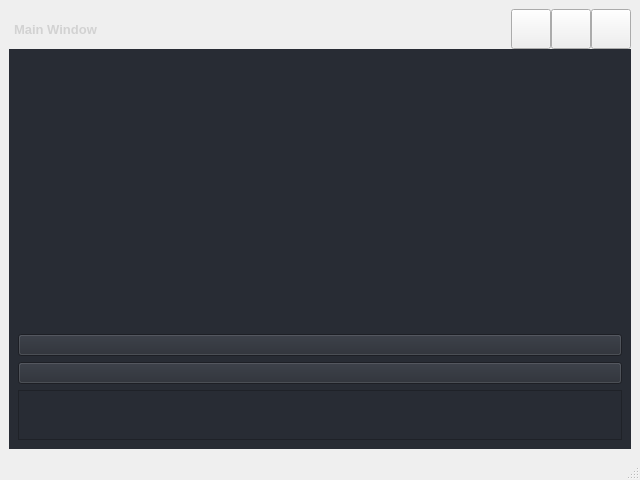
<?xml version="1.0" encoding="UTF-8"?>
<ui version="4.0">
 <class>MainWindow</class>
 <widget class="QMainWindow" name="MainWindow">
  <property name="geometry">
   <rect>
    <x>0</x>
    <y>0</y>
    <width>640</width>
    <height>480</height>
   </rect>
  </property>
  <property name="minimumSize">
   <size>
    <width>500</width>
    <height>400</height>
   </size>
  </property>
  <property name="windowTitle">
   <string>MainWindow</string>
  </property>
  <widget class="QWidget" name="centralwidget">
   <property name="styleSheet">
    <string notr="true">color: rgb(210, 210, 210);</string>
   </property>
   <layout class="QHBoxLayout" name="horizontalLayout">
    <item>
     <widget class="QFrame" name="frame_main">
      <property name="styleSheet">
       <string notr="true"/>
      </property>
      <property name="frameShape">
       <enum>QFrame::Shape::NoFrame</enum>
      </property>
      <property name="frameShadow">
       <enum>QFrame::Shadow::Raised</enum>
      </property>
      <layout class="QVBoxLayout" name="verticalLayout">
       <property name="spacing">
        <number>0</number>
       </property>
       <property name="leftMargin">
        <number>0</number>
       </property>
       <property name="topMargin">
        <number>0</number>
       </property>
       <property name="rightMargin">
        <number>0</number>
       </property>
       <property name="bottomMargin">
        <number>0</number>
       </property>
       <item>
        <widget class="QFrame" name="frame_top">
         <property name="minimumSize">
          <size>
           <width>0</width>
           <height>40</height>
          </size>
         </property>
         <property name="maximumSize">
          <size>
           <width>16777215</width>
           <height>40</height>
          </size>
         </property>
         <property name="styleSheet">
          <string notr="true"/>
         </property>
         <property name="frameShape">
          <enum>QFrame::Shape::NoFrame</enum>
         </property>
         <property name="frameShadow">
          <enum>QFrame::Shadow::Raised</enum>
         </property>
         <layout class="QHBoxLayout" name="horizontalLayout_3">
          <property name="spacing">
           <number>0</number>
          </property>
          <property name="leftMargin">
           <number>0</number>
          </property>
          <property name="topMargin">
           <number>0</number>
          </property>
          <property name="rightMargin">
           <number>0</number>
          </property>
          <property name="bottomMargin">
           <number>0</number>
          </property>
          <item>
           <widget class="QFrame" name="frame_top_right">
            <property name="styleSheet">
             <string notr="true"/>
            </property>
            <property name="frameShape">
             <enum>QFrame::Shape::NoFrame</enum>
            </property>
            <property name="frameShadow">
             <enum>QFrame::Shadow::Raised</enum>
            </property>
            <layout class="QVBoxLayout" name="verticalLayout_2">
             <property name="spacing">
              <number>0</number>
             </property>
             <property name="leftMargin">
              <number>0</number>
             </property>
             <property name="topMargin">
              <number>0</number>
             </property>
             <property name="rightMargin">
              <number>0</number>
             </property>
             <property name="bottomMargin">
              <number>0</number>
             </property>
             <item>
              <widget class="QFrame" name="frame_top_btns">
               <property name="maximumSize">
                <size>
                 <width>16777215</width>
                 <height>42</height>
                </size>
               </property>
               <property name="styleSheet">
                <string notr="true"/>
               </property>
               <property name="frameShape">
                <enum>QFrame::Shape::NoFrame</enum>
               </property>
               <property name="frameShadow">
                <enum>QFrame::Shadow::Raised</enum>
               </property>
               <layout class="QHBoxLayout" name="horizontalLayout_4">
                <property name="spacing">
                 <number>0</number>
                </property>
                <property name="leftMargin">
                 <number>0</number>
                </property>
                <property name="topMargin">
                 <number>0</number>
                </property>
                <property name="rightMargin">
                 <number>0</number>
                </property>
                <property name="bottomMargin">
                 <number>0</number>
                </property>
                <item>
                 <widget class="QFrame" name="frame_label_top_btns">
                  <property name="sizePolicy">
                   <sizepolicy hsizetype="Expanding" vsizetype="Preferred">
                    <horstretch>0</horstretch>
                    <verstretch>0</verstretch>
                   </sizepolicy>
                  </property>
                  <property name="frameShape">
                   <enum>QFrame::Shape::NoFrame</enum>
                  </property>
                  <property name="frameShadow">
                   <enum>QFrame::Shadow::Raised</enum>
                  </property>
                  <layout class="QHBoxLayout" name="horizontalLayout_10">
                   <property name="spacing">
                    <number>0</number>
                   </property>
                   <property name="leftMargin">
                    <number>5</number>
                   </property>
                   <property name="topMargin">
                    <number>0</number>
                   </property>
                   <property name="rightMargin">
                    <number>10</number>
                   </property>
                   <property name="bottomMargin">
                    <number>0</number>
                   </property>
                   <item>
                    <widget class="QLabel" name="label_title_bar_top">
                     <property name="font">
                      <font>
                       <pointsize>10</pointsize>
                       <bold>true</bold>
                      </font>
                     </property>
                     <property name="styleSheet">
                      <string notr="true"/>
                     </property>
                     <property name="text">
                      <string>Main Window</string>
                     </property>
                    </widget>
                   </item>
                  </layout>
                 </widget>
                </item>
                <item alignment="Qt::AlignmentFlag::AlignRight">
                 <widget class="QFrame" name="frame_btns_right">
                  <property name="sizePolicy">
                   <sizepolicy hsizetype="Expanding" vsizetype="Preferred">
                    <horstretch>0</horstretch>
                    <verstretch>0</verstretch>
                   </sizepolicy>
                  </property>
                  <property name="maximumSize">
                   <size>
                    <width>120</width>
                    <height>16777215</height>
                   </size>
                  </property>
                  <property name="frameShape">
                   <enum>QFrame::Shape::NoFrame</enum>
                  </property>
                  <property name="frameShadow">
                   <enum>QFrame::Shadow::Raised</enum>
                  </property>
                  <layout class="QHBoxLayout" name="horizontalLayout_5">
                   <property name="spacing">
                    <number>0</number>
                   </property>
                   <property name="leftMargin">
                    <number>0</number>
                   </property>
                   <property name="topMargin">
                    <number>0</number>
                   </property>
                   <property name="rightMargin">
                    <number>0</number>
                   </property>
                   <property name="bottomMargin">
                    <number>0</number>
                   </property>
                   <item>
                    <widget class="QPushButton" name="btn_minimize">
                     <property name="sizePolicy">
                      <sizepolicy hsizetype="Minimum" vsizetype="Expanding">
                       <horstretch>0</horstretch>
                       <verstretch>0</verstretch>
                      </sizepolicy>
                     </property>
                     <property name="minimumSize">
                      <size>
                       <width>40</width>
                       <height>0</height>
                      </size>
                     </property>
                     <property name="maximumSize">
                      <size>
                       <width>40</width>
                       <height>16777215</height>
                      </size>
                     </property>
                     <property name="toolTip">
                      <string>Minimize</string>
                     </property>
                     <property name="styleSheet">
                      <string notr="true"/>
                     </property>
                     <property name="text">
                      <string/>
                     </property>
                     <property name="icon">
                      <iconset resource="files.qrc">
                       <normaloff>:/16x16/icons/16x16/cil-window-minimize.png</normaloff>:/16x16/icons/16x16/cil-window-minimize.png</iconset>
                     </property>
                    </widget>
                   </item>
                   <item>
                    <widget class="QPushButton" name="btn_maximize_restore">
                     <property name="sizePolicy">
                      <sizepolicy hsizetype="Minimum" vsizetype="Expanding">
                       <horstretch>0</horstretch>
                       <verstretch>0</verstretch>
                      </sizepolicy>
                     </property>
                     <property name="minimumSize">
                      <size>
                       <width>40</width>
                       <height>0</height>
                      </size>
                     </property>
                     <property name="maximumSize">
                      <size>
                       <width>40</width>
                       <height>16777215</height>
                      </size>
                     </property>
                     <property name="toolTip">
                      <string>Maximize</string>
                     </property>
                     <property name="styleSheet">
                      <string notr="true"/>
                     </property>
                     <property name="text">
                      <string/>
                     </property>
                     <property name="icon">
                      <iconset resource="files.qrc">
                       <normaloff>:/16x16/icons/16x16/cil-window-maximize.png</normaloff>:/16x16/icons/16x16/cil-window-maximize.png</iconset>
                     </property>
                    </widget>
                   </item>
                   <item>
                    <widget class="QPushButton" name="btn_close">
                     <property name="sizePolicy">
                      <sizepolicy hsizetype="Minimum" vsizetype="Expanding">
                       <horstretch>0</horstretch>
                       <verstretch>0</verstretch>
                      </sizepolicy>
                     </property>
                     <property name="minimumSize">
                      <size>
                       <width>40</width>
                       <height>0</height>
                      </size>
                     </property>
                     <property name="maximumSize">
                      <size>
                       <width>40</width>
                       <height>16777215</height>
                      </size>
                     </property>
                     <property name="toolTip">
                      <string>Close</string>
                     </property>
                     <property name="styleSheet">
                      <string notr="true"/>
                     </property>
                     <property name="text">
                      <string/>
                     </property>
                     <property name="icon">
                      <iconset resource="files.qrc">
                       <normaloff>:/16x16/icons/16x16/cil-x.png</normaloff>:/16x16/icons/16x16/cil-x.png</iconset>
                     </property>
                    </widget>
                   </item>
                  </layout>
                 </widget>
                </item>
               </layout>
              </widget>
             </item>
            </layout>
           </widget>
          </item>
         </layout>
        </widget>
       </item>
       <item>
        <widget class="QFrame" name="frame_center">
         <property name="sizePolicy">
          <sizepolicy hsizetype="Expanding" vsizetype="Expanding">
           <horstretch>0</horstretch>
           <verstretch>0</verstretch>
          </sizepolicy>
         </property>
         <property name="styleSheet">
          <string notr="true">background-color: rgb(40, 44, 52);</string>
         </property>
         <property name="frameShape">
          <enum>QFrame::Shape::NoFrame</enum>
         </property>
         <property name="frameShadow">
          <enum>QFrame::Shadow::Raised</enum>
         </property>
         <layout class="QHBoxLayout" name="horizontalLayout_2">
          <property name="spacing">
           <number>0</number>
          </property>
          <property name="leftMargin">
           <number>0</number>
          </property>
          <property name="topMargin">
           <number>0</number>
          </property>
          <property name="rightMargin">
           <number>0</number>
          </property>
          <property name="bottomMargin">
           <number>0</number>
          </property>
          <item>
           <widget class="QFrame" name="frame_main_content">
            <property name="sizePolicy">
             <sizepolicy hsizetype="MinimumExpanding" vsizetype="MinimumExpanding">
              <horstretch>0</horstretch>
              <verstretch>0</verstretch>
             </sizepolicy>
            </property>
            <property name="styleSheet">
             <string notr="true"/>
            </property>
            <property name="frameShape">
             <enum>QFrame::Shape::NoFrame</enum>
            </property>
            <property name="frameShadow">
             <enum>QFrame::Shadow::Raised</enum>
            </property>
            <layout class="QVBoxLayout" name="verticalLayout_3">
             <item>
              <widget class="QFrame" name="frame_clock_widget">
               <property name="sizePolicy">
                <sizepolicy hsizetype="Expanding" vsizetype="Expanding">
                 <horstretch>0</horstretch>
                 <verstretch>0</verstretch>
                </sizepolicy>
               </property>
               <property name="minimumSize">
                <size>
                 <width>400</width>
                 <height>400</height>
                </size>
               </property>
               <layout class="QHBoxLayout" name="horizontalLayout_9"/>
              </widget>
             </item>
             <item>
              <layout class="QVBoxLayout" name="frame_weather">
               <item>
                <layout class="QVBoxLayout" name="frame_query_parameters">
                 <item>
                  <widget class="QPushButton" name="openWindowButton">
                   <property name="sizePolicy">
                    <sizepolicy hsizetype="MinimumExpanding" vsizetype="Fixed">
                     <horstretch>0</horstretch>
                     <verstretch>0</verstretch>
                    </sizepolicy>
                   </property>
                   <property name="text">
                    <string/>
                   </property>
                  </widget>
                 </item>
                 <item>
                  <widget class="QPushButton" name="checkWeatherScoreButton">
                   <property name="sizePolicy">
                    <sizepolicy hsizetype="MinimumExpanding" vsizetype="Fixed">
                     <horstretch>0</horstretch>
                     <verstretch>0</verstretch>
                    </sizepolicy>
                   </property>
                   <property name="text">
                    <string/>
                   </property>
                  </widget>
                 </item>
                </layout>
               </item>
               <item>
                <widget class="QScrollArea" name="weatherScoreScrollArea">
                 <property name="sizePolicy">
                  <sizepolicy hsizetype="Expanding" vsizetype="Expanding">
                   <horstretch>0</horstretch>
                   <verstretch>0</verstretch>
                  </sizepolicy>
                 </property>
                 <property name="minimumSize">
                  <size>
                   <width>100</width>
                   <height>50</height>
                  </size>
                 </property>
                 <property name="widgetResizable">
                  <bool>true</bool>
                 </property>
                 <widget class="QWidget" name="weatherScoreScrollAreaWidgetContents">
                  <property name="geometry">
                   <rect>
                    <x>0</x>
                    <y>0</y>
                    <width>598</width>
                    <height>46</height>
                   </rect>
                  </property>
                  <layout class="QVBoxLayout" name="weatherScoreContainerLayout"/>
                 </widget>
                </widget>
               </item>
              </layout>
             </item>
            </layout>
           </widget>
          </item>
         </layout>
        </widget>
       </item>
      </layout>
     </widget>
    </item>
   </layout>
  </widget>
  <widget class="QMenuBar" name="menubar">
   <property name="geometry">
    <rect>
     <x>0</x>
     <y>0</y>
     <width>640</width>
     <height>33</height>
    </rect>
   </property>
  </widget>
  <widget class="QStatusBar" name="statusbar"/>
 </widget>
 <resources>
  <include location="files.qrc"/>
 </resources>
 <connections/>
</ui>
